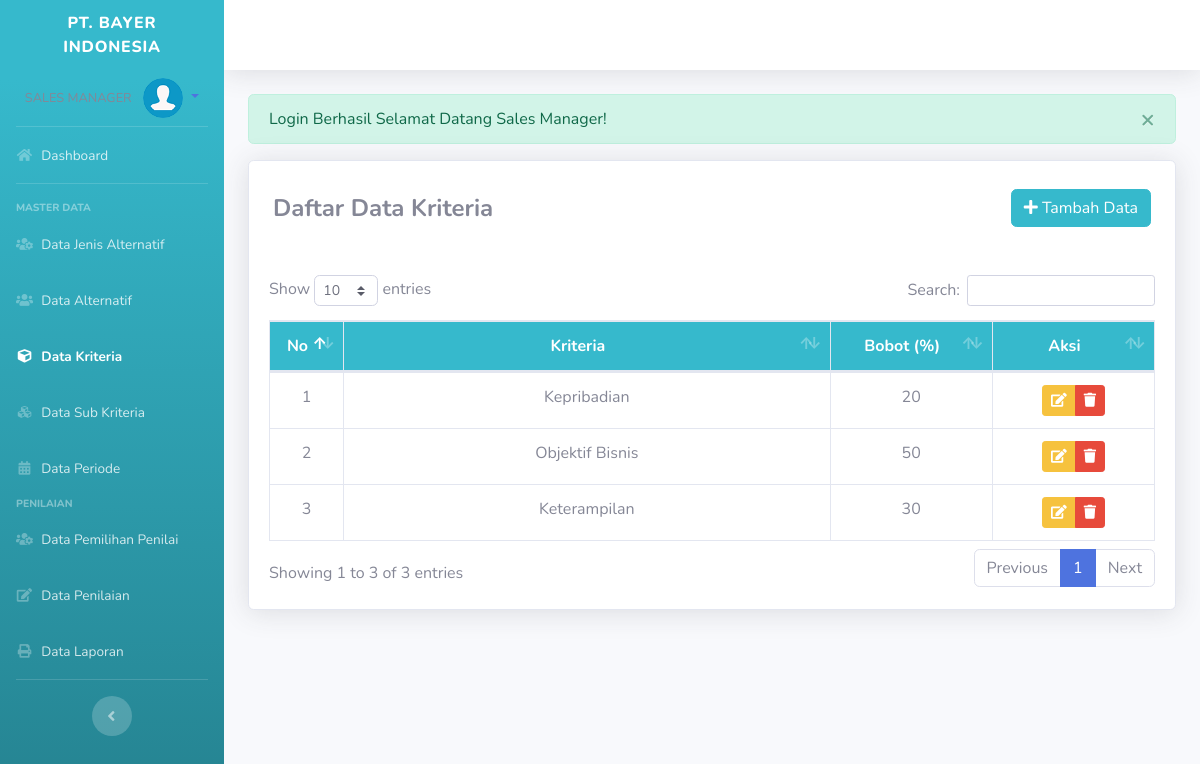
The app's page /admin/index.php?p=kriteria (signed in) with its own data.
### tables this page shows
CREATE TABLE `jenis_kompetensi` (
  `id_kompetensi` int(11) NOT NULL,
  `nama_kompetensi` varchar(50) DEFAULT '0',
  `bobot_kompetensi` int(11) DEFAULT 0
);

### admin/pages/kriteria.php (the view, shortened to what this page needs)
<?php if (isset($_SESSION["flash"])) { ?>
	<div class="alert alert-<?= $_SESSION["flash"]["type"]; ?> alert-dismissible alert_model" role="alert">
		<button type="button" class="close" data-dismiss="alert" aria-label="Close">
			<span aria-hidden="true">&times;</span>
		</button>
		<?= $_SESSION["flash"]["head"]; ?> <?= $_SESSION["flash"]["msg"]; ?>
	</div>
<?php unset($_SESSION['flash']);
} ?>
<div class="card shadow mb-4">
	<div class="card-body">
		<div class="d-flex justify-content-between align-items-center mt-2 mb-5 mx-1">
			<h4 class="m-0 font-weight-bold"> Daftar Data Kriteria</h6>
			<button type="button" class="btn btn-info" data-toggle="modal" data-target="#exampleModal"><i class="fa fa-plus"></i> Tambah Data</button>
		</div>
		<table class="table table-bordered" id="dataTable" width="100%" cellspacing="0">
			<thead class="bg-info text-white">
				<tr align="center">
					<th width="5%">No</th>
					<th width="45%">Kriteria</th>
					<th width="15%">Bobot (%)</th>
					<th width="15%">Aksi</th>
				</tr>
			</thead>
			<tbody>
				<?php
				$sql = "SELECT * FROM jenis_kompetensi";
				$q = mysqli_query($con, $sql);
				$i = 0;
				while ($row = mysqli_fetch_array($q)) {
				?>
					<tr align="center">
						<td><?= ++$i; ?></td>
						<td><?= $row['nama_kompetensi']; ?></td>
						<td><?= $row['bobot_kompetensi']; ?></td>
						<td>
							<div class="btn-group" role="group">
								<a data-toggle="tooltip" data-placement="bottom" title="Edit Data" href="index.php?p=kriteria&ubah=true&id_kompetensi=<?= $row['id_kompetensi']; ?>" class="btn btn-warning btn-sm"><i class="fa fa-edit"></i></a>
								<button data-toggle="tooltip" data-placement="bottom" title="Hapus Data" class="btn btn-danger btn-sm btn_hapus" id="<?= $row['id_kompetensi']; ?>"><i class="fa fa-trash"></i></button>
							</div>
						</td>
					</tr>
				<?php } ?>
			</tbody>
		</table>
	</div>
</div>

### records on screen
jenis_kompetensi: nama_kompetensi "Kepribadian", bobot_kompetensi "20"
jenis_kompetensi: nama_kompetensi "Objektif Bisnis", bobot_kompetensi "50"
jenis_kompetensi: nama_kompetensi "Keterampilan", bobot_kompetensi "30"

### other values on screen
$_SESSION["flash"]["head"] "Login Berhasil"
$_SESSION["flash"]["msg"] "Selamat Datang Sales Manager!"
